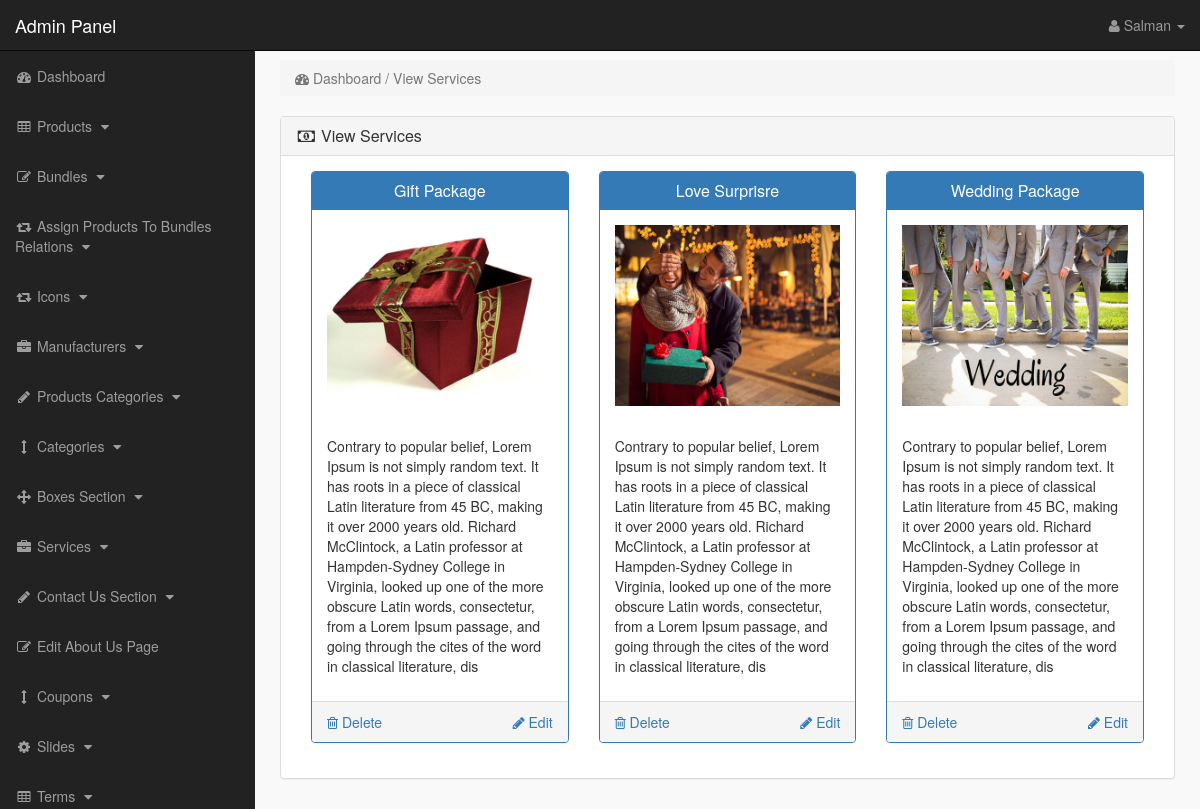
Page /admin_area/index.php?view_services (signed in) on the committed database.
### tables this page shows
CREATE TABLE IF NOT EXISTS `services` (
  `service_id` int(10) NOT NULL,
  `service_title` varchar(255) NOT NULL,
  `service_image` varchar(255) NOT NULL,
  `service_desc` text NOT NULL,
  `service_button` varchar(255) NOT NULL,
  `service_url` varchar(255) NOT NULL
);

### admin_area/view_services.php (the view, shortened to what this page needs)
<?php
if(!isset($_SESSION['admin_email'])){
echo "<script>window.open('login.php','_self')</script>";
}
else {
?>
<div class="row" >
<div class="col-lg-12" >
<ol class="breadcrumb">
<li class="active">
<i class="fa fa-dashboard" ></i> Dashboard / View Services
</li>
</ol>
</div>
</div>
<div class="row">
<div class="col-lg-12">
<div class="panel panel-default">
<div class="panel-heading">
<h3 class="panel-title">
<i class="fa fa-money fa-fw"></i> View Services
</h3>
</div>
<div class="panel-body">
<?php
$get_services = "select * from services";
$run_services = mysqli_query($con,$get_services);
while($row_services = mysqli_fetch_array($run_services)){
$service_id = $row_services['service_id'];
$service_title = $row_services['service_title'];
$service_image = $row_services['service_image'];
$service_desc = substr($row_services['service_desc'],0,400);
?>
<div class="col-lg-4 col-md-4">
<div class="panel panel-primary">
<div class="panel-heading">
<h3 class="panel-title" align="center">
<?php echo $service_title; ?>
</h3>
</div>
<div class="panel-body">
<img src="services_images/<?php echo $service_image; ?>" class="img-responsive">
<br>
<p><?php echo $service_desc; ?></p>
</div>
<div class="panel-footer">
<a href="index.php?delete_service=<?php echo $service_id; ?>" class="pull-left">
<i class="fa fa-trash-o"></i> Delete
</a>
<a href="index.php?edit_service=<?php echo $service_id; ?>" class="pull-right">
<i class="fa fa-pencil"></i> Edit
</a>
<div class="clearfix"> </div>
</div>
</div>
</div>
<?php } ?>
</div>
</div>
</div>
</div>
<?php } ?>

### admin_area/includes/sidebar.php (shortened to what this page needs)
<?php
if(!isset($_SESSION['admin_email'])){
echo "<script>window.open('login.php','_self')</script>";
}
else {
?>
<nav class="navbar navbar-inverse navbar-fixed-top" >
<div class="navbar-header" >
<a class="navbar-brand" href="index.php?dashboard" >Admin Panel</a>
</div>
<ul class="nav navbar-right top-nav" >
<li class="dropdown" >
<a href="#" class="dropdown-toggle" data-toggle="dropdown" >
<i class="fa fa-user" ></i>
<?php echo $admin_name; ?> <b class="caret" ></b>
</a>
</li>
</ul>
<div class="collapse navbar-collapse navbar-ex1-collapse">
<ul class="nav navbar-nav side-nav">
<li>
<a href="index.php?dashboard">
<i class="fa fa-fw fa-dashboard"></i> Dashboard
</a>
</li>
<li>
<a href="#" data-toggle="collapse" data-target="#products">
<i class="fa fa-fw fa-table"></i> Products
<i class="fa fa-fw fa-caret-down"></i>
</a>
</li>
<li>
<a href="#" data-toggle="collapse" data-target="#bundles">
<i class="fa fa-fw fa-edit"></i> Bundles
<i class="fa fa-fw fa-caret-down"></i>
</a>
</li>
<li>
<a href="#" data-toggle="collapse" data-target="#relations">
<i class="fa fa-fw fa-retweet"></i> Assign Products To Bundles Relations
<i class="fa fa-fw fa-caret-down"></i>
</a>
</li>
<li>
<a href="#" data-toggle="collapse" data-target="#icons">
<i class="fa fa-fw fa-retweet"> </i> Icons
<i class="fa fa-fw fa-caret-down" ></i>
</a>
</li>
<li>
<a href="#" data-toggle="collapse" data-target="#manufacturers">
<i class="fa fa-fw fa-briefcase"></i> Manufacturers
<i class="fa fa-fw fa-caret-down"></i>
</a>
</li>
<li>
<a href="#" data-toggle="collapse" data-target="#p_cat">
<i class="fa fa-fw fa-pencil"></i> Products Categories
<i class="fa fa-fw fa-caret-down"></i>
</a>
</li>
<li>
<a href="#" data-toggle="collapse" data-target="#cat">
<i class="fa fa-fw fa-arrows-v"></i> Categories
<i class="fa fa-fw fa-caret-down"></i>
</a>
</li>
<li>
<a href="#" data-toggle="collapse" data-target="#boxes">
<i class="fa fa-fw fa-arrows"></i> Boxes Section
<i class="fa fa-fw fa-caret-down"></i>
</a>
</li>
<li>
<a href="#" data-toggle="collapse" data-target="#services">
<i class="fa fa-fw fa-briefcase"></i> Services
<i class="fa fa-fw fa-caret-down"></i>
</a>
</li>
<li>
<a href="#" data-toggle="collapse" data-target="#contact_us">
<i class="fa fa-fw fa-pencil"> </i> Contact Us Section
<i class="fa fa-fw fa-caret-down"></i>
</a>
</li>
<li>
<a href="index.php?edit_about_us">
<i class="fa fa-fw fa-edit"></i> Edit About Us Page
</a>
</li>
<li>
<a href="#" data-toggle="collapse" data-target="#coupons">
<i class="fa fa-fw fa-arrows-v"></i> Coupons
<i class="fa fa-fw fa-caret-down"></i>
</a>
</li>
<li>
<a href="#" data-toggle="collapse" data-target="#slides">
<i class="fa fa-fw fa-gear"></i> Slides
<i class="fa fa-fw fa-caret-down"></i>
</a>
</li>
<li>
<a href="#" data-toggle="collapse" data-target="#terms" >
<i class="fa fa-fw fa-table"></i> Terms
<i class="fa fa-fw fa-caret-down"></i>
</a>
</li>
</ul>
</div>
</nav>
<?php } ?>

### admin_area/css/style.css (style rules this page uses)
body { margin-top:100px; }
@media (min-width: 768px) { body { margin-top:50px; } }
.top-nav { padding:0 15px; }
.top-nav>li { display:inline-block; float:left; }
.top-nav>li>a { padding-top:15px; padding-bottom:15px; line-height:20px; color:#999; }
@media (min-width: 768px) { .side-nav { position:fixed; top:51px; width:255px; border-radius:0; overflow-y:auto; background-color: #222; bottom:0; overflow-x:hidden; padding-bottom:40px; } }
@media (min-width: 768px) { .side-nav>li>a { width:255px; } }
.panel-body { border-radius:5px; }

### rows in the picture
services: service_title "Gift Package", service_image (picture), service_desc "Contrary to popular belief, Lorem Ipsum is not simply random text. It has roots in a piece of classical Latin literature from 45 BC, making it over 2000 years old. Richard McClintock, a Latin professor at Hampden-Sydney College in Virginia, looked up one of the more obscure Latin words, consectetur, from a Lorem Ipsum passage, and going through the cites of the word in classical literature, dis"
services: service_title "Love Surprisre", service_image (picture), service_desc "Contrary to popular belief, Lorem Ipsum is not simply random text. It has roots in a piece of classical Latin literature from 45 BC, making it over 2000 years old. Richard McClintock, a Latin professor at Hampden-Sydney College in Virginia, looked up one of the more obscure Latin words, consectetur, from a Lorem Ipsum passage, and going through the cites of the word in classical literature, dis"
services: service_title "Wedding Package", service_image (picture), service_desc "Contrary to popular belief, Lorem Ipsum is not simply random text. It has roots in a piece of classical Latin literature from 45 BC, making it over 2000 years old. Richard McClintock, a Latin professor at Hampden-Sydney College in Virginia, looked up one of the more obscure Latin words, consectetur, from a Lorem Ipsum passage, and going through the cites of the word in classical literature, dis"

### other values in the picture
$admin_name "Salman"
